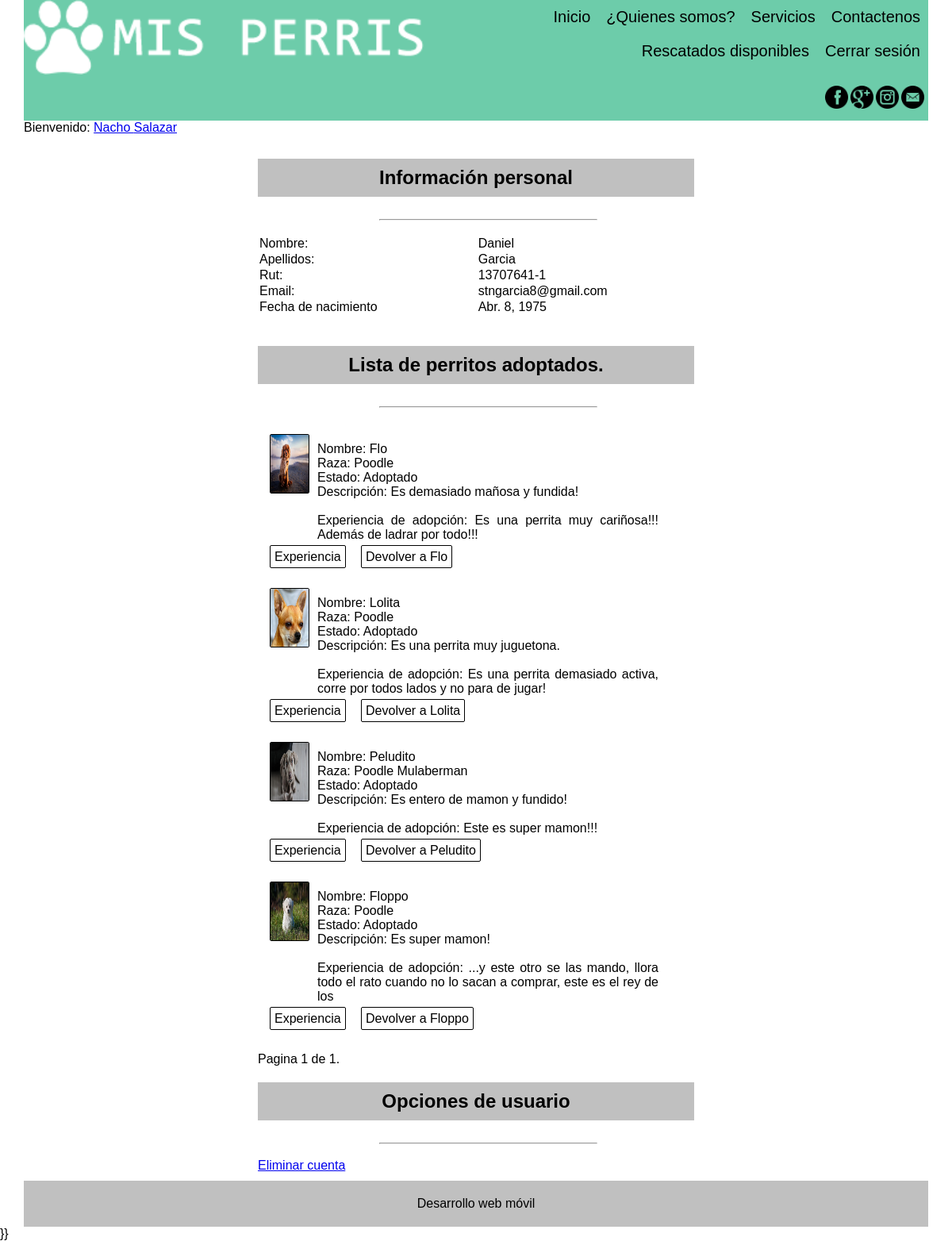
/infoPersona/13707641-1/ (signed in), run on the app's committed database.
### misPerrisDJ/models.py (models this page shows, shortened)
class Persona(models.Model):
    ciudades = (('', 'Seleccione una ciudad'), ('santiago', 'Santiago'),
                ('maipo', 'Isla de Maipo'), ('valparaiso', 'Valparaiso'),
                ('vina', 'Viña del Mar'), ('calera', 'Calera'), ('rancagua',
                                                                 'Rancagua'),
                ('san-fernando', 'San Fernando'), ('pichilemu', 'Pichilemu'),
                ('talca', 'Talca'), ('linares', 'Linares'), ('parral',
                                                             'Parral'))
    regiones = (('', 'Seleccione una región'),
                ('santiago', 'Región Metropolitana'), ('valparaiso',
                                                       'Región de Valparaiso'),
                ('rancagua', "Región del Libertador Bernardo O'Higgins"),
                ('maule', 'Región del Maule'))
    viviendas = (('', 'Seleccione un tipo de vivienda'),
                 ('casa-patio-grande',
                  'Casa con patio grande'), ('casa-patio-pequeño',
                                             'Casa con patio pequeño'),
                 ('casa-sin-patio', 'Casa sin patio'), ('departamento',
                                                        'Departamento'))
    id = models.AutoField(primary_key=True)
    nombre = models.CharField(
        max_length=25,
        verbose_name='Nombre',
        validators=[
            RegexValidator(r'^([A-Za-zÑñ\-]{3,})[\s]{0,1}([A-Za-zÑñ\-]{0,})$')
        ])
    apellido = models.CharField(
        max_length=30,
        verbose_name='Apellidos',
        validators=[
            RegexValidator(r'^([A-Za-zÑñ\-]{3,})[\s]{0,1}([A-Za-zÑñ\-]{0,})$')
        ])
    rut = models.CharField(
        max_length=10,
        unique=True,
        help_text='(ej: 12345678-9)',
        verbose_name='Rut',
        validators=[RegexValidator(r'^([0-9]{6,8}-[0-9Kk])$')])
    nacimiento = models.DateField(
        default=datetime.date.today,
        help_text='Formato: dd/mm/aaaa',
        verbose_name='Fec.Nacimiento')
    email = models.EmailField(validators=[
        RegexValidator(r'^[+a-zA-Z0-9._-]+@[a-zA-Z0-9.-]+\.[a-zA-Z]{2,4}$')
    ])
    telefono = models.CharField(
        max_length=15, null=True, blank=True, verbose_name='Teléfono')
    region = models.CharField(
        max_length=15, choices=regiones, default='', verbose_name='Región')
    ciudad = models.CharField(
        max_length=50, choices=ciudades, default='', verbose_name='Ciudad')
    vivienda = models.CharField(
        max_length=50, choices=viviendas, default='', verbose_name='Vivienda')
    usuario = models.ForeignKey(User, on_delete=models.CASCADE)
    class meta:
        ordering = ['apellido']

class Adopcion(models.Model):
    idPersona = models.ForeignKey(Persona, on_delete=models.CASCADE)
    idMascota = models.ForeignKey(Mascota, on_delete=models.CASCADE)
    descripcion = models.TextField(max_length=100, null=True, blank=True, default='')

class Mascota(models.Model):
    tipos = (('', 'Seleccione un estado.'), ('r', 'Rescatado'),
             ('a', 'Adoptado'), ('d', 'Disponible'))
    id = models.AutoField(primary_key=True)
    nombre = models.CharField(max_length=25)
    raza = models.CharField(max_length=30)
    estado = models.CharField(max_length=1, choices=tipos, default='r')
    descripcion = models.TextField(max_length=100)
    imagen = models.ImageField(upload_to='rescatados')
    class meta:
        ordering = ['nombre']

### misPerrisDJ/views.py (the view)
# urls.py: url(r'^infoPersona/(?P<nomUsuario>([0-9]{6,8}-[0-9Kk]))/$',
@login_required(login_url='iniciarSesion')
def infoPersona(request, nomUsuario):
    if request.user.is_superuser:
        return redirect('sinAcceso')
    miPersona = Persona.objects.get(rut=nomUsuario)
    misAdoptados = Adopcion.objects.filter(idPersona=miPersona)
    plantilla = loader.get_template("infoPersona.html")
    contexto = {
        'persona': miPersona,
        'mascotas': __paginarResultados(request, misAdoptados, 10)
    }
    return HttpResponse(plantilla.render(contexto, request))

### misPerrisDJ/views.py (called while the page is built)
def __paginarResultados(request, lista, elemPorPagina):
    miPaginador = Paginator(lista, elemPorPagina)
    page = request.GET.get('page')
    return miPaginador.get_page(page)

### misPerrisDJ/templates/infoPersona.html (shortened to what this page needs)
{% extends 'maqueta.html' %}
{% load staticfiles %}
    {% block cssHead %}
        <link rel="stylesheet" href="{% static 'css/normal.css' %}">
    {% endblock %}
    {% block contenido %}
    <section>
        <div id="contenedorForm" class="contenedor-formulario">
            <h1>Información personal</h1>
            <br><hr><br>
            <table>
                <tr>
                    <td>Nombre:</td><td>{{persona.nombre|capfirst }}</td>
                </tr>
                <tr>
                    <td>Apellidos:</td><td>{{persona.apellido|capfirst }}</td>
                </tr>
                <tr>
                    <td>Rut:</td><td>{{persona.rut }}</td>
                </tr>
                <tr>
                    <td>Email:</td><td>{{persona.email }}</td>
                </tr>
                <tr>
                    <td>Fecha de nacimiento</td><td>{{persona.nacimiento }}</td>
                </tr>
            </table>
            <br>
            {% if mascotas %}
            <h1> Lista de perritos adoptados.</h1>
            <br><hr><br>
            {% for m in mascotas %}
            <div class="contenedor-fila-lista">
            <div class="contenedor-item-lista">
                <img  src="{{ m.idMascota.imagen.url}}" alt="Imagen de {{ m.idMascota.nombre }}">
                <p>
                Nombre: {{m.idMascota.nombre|capfirst }}<br>
                Raza: {{m.idMascota.raza|capfirst }}<br>
                {% ifequal m.idMascota.estado 'a' %}
                {{ 'Estado: Adoptado' }}
                {% endifequal %}
                <br>
                Descripción: {{m.idMascota.descripcion|capfirst }}<br>
                {% if m.descripcion %}
                    <br>
                    Experiencia de adopción: {{ m.descripcion|capfirst }}
                    <br>
                {% endif %}
                </p>
            </div>
            <p>
                <a href="{% url 'experienciaAdopcion' pkPersona=persona.id pkMascota=m.idMascota.id %}">Experiencia</a>
                <a href="{% url 'dejarAdopcion' pkPersona=persona.id pkMascota=m.idMascota.id %}">Devolver a {{ m.idMascota.nombre|capfirst }}</a>
            </p>
            </div>
            {% endfor %}
            <br>
            <div class="pagination">
                <span class="step-links">
                        <span class="current">
                        Pagina {{ mascotas.number }} de {{ mascotas.paginator.num_pages }}.
                    </span>
                </span>
            </div>
            {% endif %}
            <h1>Opciones de usuario</h1>
            <br><hr><br>
            <a href="{% url 'solicitarBajaPersona' pk=persona.id %}">Eliminar cuenta</a>
        </div>
    </section>
    {% endblock %}

### misPerrisDJ/templates/maqueta.html (shortened to what this page needs)
{% load staticfiles %}
<!DOCTYPE html>
<html lang="es">
<head>
    <link rel="stylesheet" href="{% static 'css/maqueta.css' %}">
    {% block cssHead %}
    {% endblock %}
</head>
<body>
    <div class="contenedor-generico">
        <header>
            <div class="contenedor-header">
                <img src="{% static 'img/logo_mis_perris.png' %}" alt="Fundacion Mis Perris">
            </div>
            <nav class="contenedor-header">
                    <a href="{% url 'inicio' %}">Inicio</a>
                    <a href="#">¿Quienes somos?</a>
                    <a href="#">Servicios</a>
                    <a href="#">Contactenos</a>
                    {% if not request.user.is_authenticated %}
                        <a href="{% url 'iniciarSesion' %}">Iniciar sesión</a>
                    {% else %}
                        {% if request.user.is_superuser %}
                            <a href="{% url 'mantenedorRescatados' %}">Mantenedor rescatados</a>
                        {% else %}
                            <a href="{% url 'listaRescatados' %}">Rescatados disponibles</a>
                        {% endif %}
                        <a href="{% url 'cerrarSesion' %}">Cerrar sesión</a>
                    {% endif %}
            </nav>
            <div class="contenedor-redes-sociales">
                <a href="#">
                    <img src="{% static 'img/redes-sociales/facebook.png' %}" alt="Facebook">
                </a>
                <a href="#">
                    <img src="{% static 'img/redes-sociales/google+.png' %}" alt="Google+">
                </a>
                <a href="#">
                    <img src="{% static 'img/redes-sociales/instagram.png' %}" alt="instagram">
                </a>
                <a href="#">
                    <img src="{% static 'img/redes-sociales/mail.png' %}" alt="Correo electrónico">
                </a>
            </div>
        </header>
        <div>
            {% if request.user.is_authenticated %}
                {% if request.user.is_superuser %}
                    Bienvenido: {{ request.user.username|capfirst}} {{ request.user.last_name|capfirst }}
                {% else %}
                    Bienvenido:
                    <a href="{% url 'infoPersona' nomUsuario=request.user.username %}">{{ request.user.first_name|capfirst}} {{ request.user.last_name|capfirst }}</a>
                {% endif %}
            {% else %}
            Bienvenido: Usuario anónimo.
            {% endif %}
        </div>
        {% block contenido %} {% endblock %}
        <footer>
            <p>Desarrollo web móvil</p>
        </footer>
    </div>
     }}
</body>
</html>

### misPerrisDJ/static/css/normal.css (style rules this page uses)
h1 { width: 100%; padding: 10px; text-align: center; background-color: silver }
.contenedor-formulario { margin: auto; padding: 10px; }
hr { width: 50%; margin: auto; }
.contenedor-fila-lista { width: 100%; max-width: 100%; margin: 15px; padding: 0; display: flex; flex-flow: column nowrap; justify-content: flex-start; align-items: flex-start; }
.contenedor-fila-lista p { margin: 0; padding: 0; }
.contenedor-item-lista { width: 100%; max-width: 100%; margin: 0px; padding: 0; display: flex; flex-flow: row nowrap; justify-content: flex-start; align-items: flex-start; }
.contenedor-item-lista img { width: 50px; max-width: 50px; height: 75px; max-height: 75px; border: 1px solid black; border-radius: 2px; box-shadow: inset 0 0 1em gray; margin: 0; }
.contenedor-item-lista p { width: 80%; margin: 5px; padding: 5px; text-align: justify; }
.contenedor-fila-lista a { text-decoration: none; color: black; margin-right: 15px; padding: 5px; border: 1px solid black; border-radius: 2px; }

### misPerrisDJ/static/css/presentacion/estilos-comunes.css (style rules this page uses)
* { margin: 0; padding: 0; font-family: Arial; box-sizing: border-box; }
body { background-color: white; }
.contenedor-generico { background-color: white; width: 95%; max-width: 95%; margin: auto; display: flex; flex-flow: row wrap; justify-content: flex-start; align-items: stretch; }

### misPerrisDJ/static/css/presentacion/cabecera.css (style rules this page uses)
header { width: 100%; display: flex; flex-flow: row wrap; justify-content: flex-start; align-items: flex-start; background-color: #6dccaa; }
.contenedor-header { width: 50%; min-width: 50%; max-width: 50%; }
header img { width: 90%; max-width: 90%; min-width: 90%; }
header nav.contenedor-header { display: flex; flex-flow: row wrap; justify-content: flex-end; align-items: flex-start; }
header nav a { text-decoration: none; font-size: 20px; padding: 10px; margin: 0; text-align: center; text-decoration: none; color: black; }

### misPerrisDJ/static/css/presentacion/redes-sociales.css (style rules this page uses)
.contenedor-redes-sociales { width: 100%; height: 50px; max-height: 50px; margin: 2px; display: flex; flex-direction: row; justify-content: flex-end; align-items: center; }

### misPerrisDJ/static/css/presentacion/cuerpo-pagina.css (style rules this page uses)
section { width: 100%; display: flex; flex-flow: row wrap; justify-content: space-between; align-items: flex-start; background-color: white; }
section div { width: 50%; max-width: 50%; display: flex; flex-flow: column wrap; justify-content: space-between; }
section div img { width: 35%; max-width: 35%; height: 35%; max-height: 35%; margin-top: 30px; margin-bottom: 30px; border-radius: 10px 10px 10px 10px; }
section div h1, section div h3, section div p { margin-top: 20px; margin-bottom: 10px; }
hr { width: 5%; margin: 10px; size: 5px; color: black; }

### misPerrisDJ/static/css/presentacion/pie-pagina.css (style rules this page uses)
footer { width: 100%; padding: 20px; text-align: center; background-color: silver; }

### data on the page
Persona: nombre "Daniel", apellido "Garcia", rut "13707641-1", email "stngarcia8@gmail.com", nacimiento "Abr. 8, 1975"
Adopcion: idMascota.imagen (picture), idMascota.nombre "Flo", idMascota.raza "Poodle", value "Estado: Adoptado", idMascota.descripcion "Es demasiado mañosa y fundida!", descripcion "Es una perrita muy cariñosa!!! Además de ladrar por todo!!!"
Adopcion: idMascota.imagen (picture), idMascota.nombre "Lolita", idMascota.raza "Poodle", value "Estado: Adoptado", idMascota.descripcion "Es una perrita muy juguetona.", descripcion "Es una perrita demasiado activa, corre por todos lados y no para de jugar!"
Adopcion: idMascota.imagen (picture), idMascota.nombre "Peludito", idMascota.raza "Poodle Mulaberman", value "Estado: Adoptado", idMascota.descripcion "Es entero de mamon y fundido!", descripcion "Este es super mamon!!!"
Adopcion: idMascota.imagen (picture), idMascota.nombre "Floppo", idMascota.raza "Poodle", value "Estado: Adoptado", idMascota.descripcion "Es super mamon!", descripcion "...y este otro se las mando, llora todo el rato cuando no lo sacan a comprar, este es el rey de los"

### other printed values
{{ request.user.first_name|capfirst }} "Nacho"
{{ request.user.last_name|capfirst }} "Salazar"
{{ mascotas.number }} "1"
{{ mascotas.paginator.num_pages }} "1"
